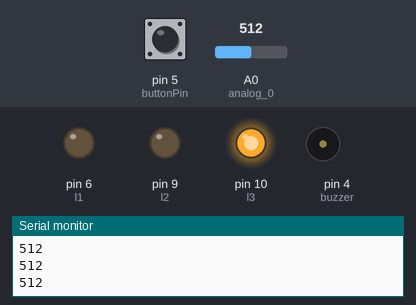
This sketch was run on a simulated Arduino Uno, built with avr-gcc and run on an emulated ATmega328P. Shown: output pins drawn as LEDs (lit = HIGH), buzzer (waves = sounding), the last lines printed to the serial monitor. The test bench sets the inputs (shaded band); at power-on: A0 (analog_0) = 512, pin 5 (buttonPin) LOW.

Above: at 1.2 s.
1.3 s: A0 (analog_0) set to 53
2.8 s: A0 (analog_0) set to 44
At 3.4 s:
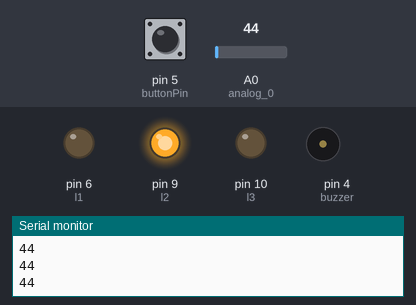
4.3 s: pin 5 (buttonPin) pulled HIGH for 0.15 s
At 6.0 s:
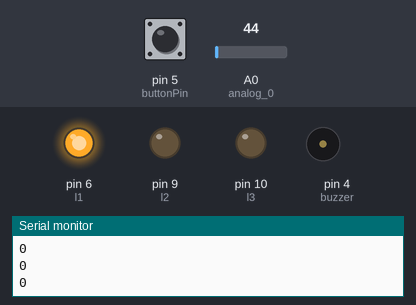
6.3 s: A0 (analog_0) set to 122
At 7.1 s:
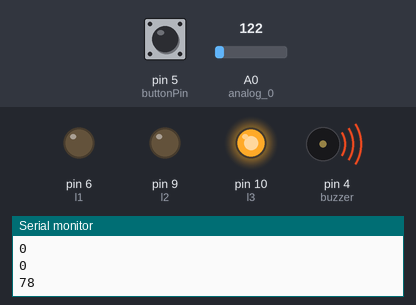
9.3 s: A0 (analog_0) set to 101
11.5 s: A0 (analog_0) set to 86
At 13.0 s:
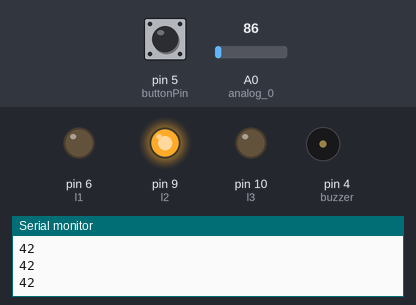
Timing chart, 0 to 14.5 s (numbered marks = the images above; inputs shaded):
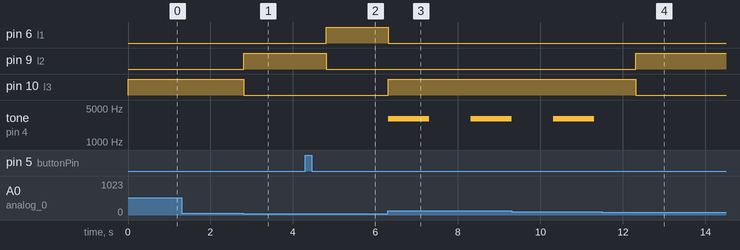

Measured:
- the behaviour switches between 50 and 49 on A0 (analog_0) (found by bisection; images 0 and 1)
- the behaviour switches between 94 and 93 on A0 (analog_0) (found by bisection; images 3 and 4)
- after the input at 2.8 s, pin 9 (l2): LOW → HIGH at once; pin 10 (l3): HIGH → LOW at once
- after the input at 4.3 s, pin 6 (l1): LOW → HIGH after 0.51 s; pin 9 (l2): HIGH → LOW after 0.51 s
- after the input at 6.3 s, pin 6 (l1): HIGH → LOW at once; pin 10 (l3): LOW → HIGH at once; tone on pin 4 (buzzer): silent → 3000 Hz at once, → silent 1.0 s later, → 3000 Hz 1.0 s later
- after the input at 11.5 s, pin 9 (l2): LOW → HIGH after 0.81 s; pin 10 (l3): HIGH → LOW after 0.81 s; tone on pin 4 (buzzer): stays silent (without the input it goes to 3000 Hz after 0.81 s)

The sketch:

main.ino
```cpp
// LEDs Pins
int l1=6;
int l2=9;
int l3=10;

// Other Pins
const int analog_0 = A0;
const int buzzer = 4;
const int buttonPin = 5;

// Water level variables
int level;
int minLevel = 0;

// Button Variable
int buttonState = 0;

void setup() {
  Serial.begin(9600);
  pinMode(l1,OUTPUT);
  pinMode(l2,OUTPUT);
  pinMode(l3,OUTPUT);

  pinMode(buttonPin, INPUT);
  pinMode(buzzer, OUTPUT);
}


void loop() {
  level = analogRead(analog_0);
  buttonState = digitalRead(buttonPin);

  if (buttonState == HIGH && level>0) {
    int sum=0;
    for(int i=0; i<50; i++){
      level=analogRead(analog_0);
      sum+= level;
    }
  minLevel = sum/50;

  // Serial.println(minLevel);
  delay(500);
  }

  level = level - minLevel;
  Serial.println(level);
  if(level>-10&&level<20)
  {
    digitalWrite(l1, HIGH);
    digitalWrite(l2, LOW);
    digitalWrite(l3, LOW);
  }
  else if(level>20&&level<50)
  {
    digitalWrite(l1, LOW);
    digitalWrite(l2, HIGH);
    digitalWrite(l3, LOW);
  }
  else if(level>40)
  {
    digitalWrite(l1, LOW);
    digitalWrite(l2, LOW);
    digitalWrite(l3, HIGH);
    if(minLevel > 0){
      tone(buzzer, 3000);
      delay(1000);
      noTone(buzzer);
      delay(1000);
    }
 }
}
```
